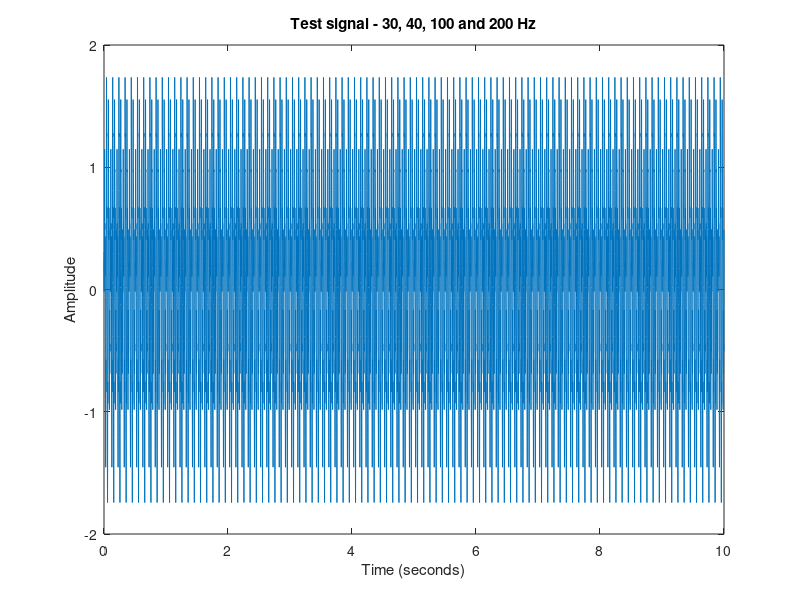
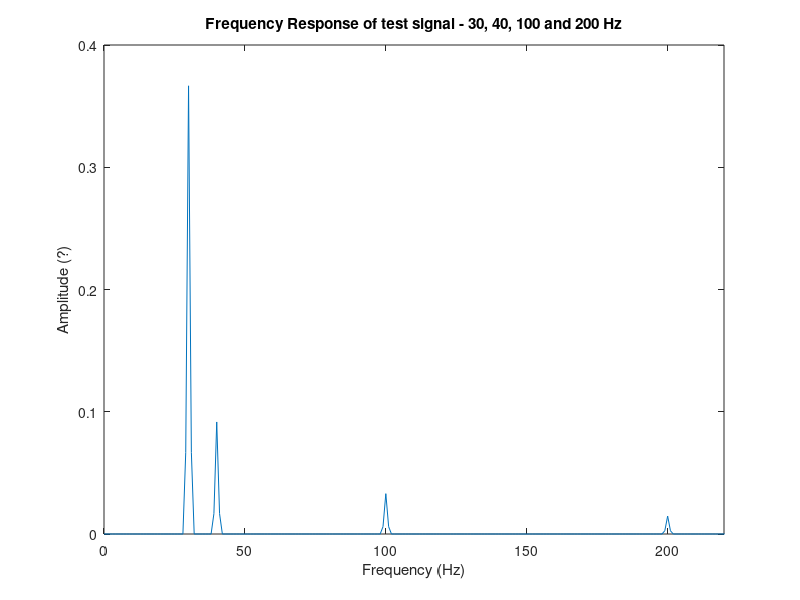

These charts were generated, in order, by the following MATLAB code:


function test_process_w_pwelch()

  % Test of pwelch processing by processing a known (constructed) signal


  %-----------------------------------------------------------------------
  % This part of the script verifies that our fast fourier transformation
  % and calculation of power bands is correct. The strategy is to create
  % a signal from known frequencies (sine waves) and check whether we see
  % these frequencies when calculating power bands.
  %-----------------------------------------------------------------------

  plot_figure_number = 1;

  D = 10.0; %1.2; %signal duration
  S = 1000; % sampling rate, i.e. N points pt sec used to represent sine wave
  F = [30 40 100 200]; % 4 frequencies in Hz
  w = 2*pi*F; % convert frequencies to radians
  P = [0 .5 .25 .3]; % 4 corresponding phases
  A = [1 .5 .3 .2]; % corresponding amplitudes
  T = 1/S; % sampling period, i.e. for this e.g. points at 1 ms intervals
  t = [T:T:D]; % time vector %NB this has been corrected from previous version
  mysig=zeros(1,length(t)); %initialise mysig
  myphi=2*pi*P; % compute phase angle
  nfreqs=length(F); % N frequencies in the complex
  % Add all sine waves together to give composite
  for thisfreq=1:nfreqs
  mysig = mysig+A(thisfreq)*(sin(w(thisfreq)*t + myphi(thisfreq)));
  end

  mysig = mysig';

  figure(plot_figure_number=plot_figure_number+1);
  plot(t,mysig);
  title('Test signal - 30, 40, 100 and 200 Hz');
  xlabel('Time (seconds)');
  ylabel('Amplitude');
  %-----------------------------------------------------------------------


  % Plot test data in Frequency Domain
  N = length(mysig);
  Fs = S; % samplerate
  window_size = Fs; % * 10;
  fq = ([ 0 : N - 1] / N) * Fs; % prepare frequency for plot

  % NIECETOHAVE: maybe wrap pwelch call in separate function to keep arguments in sync

  % pwelch(data1, window=window_size, overlap=0.5, Nfft=window_size, range=Fs);
  [spectra, freq] = pwelch(mysig, window=window_size, overlap=0.5, Nfft=window_size, range=Fs);


  % higher values for window gives higher resolution - still we see peaks at expected frequencies

  figure(plot_figure_number=plot_figure_number+1);
  plot(freq, spectra); 
  title('Frequency Response of test signal - 30, 40, 100 and 200 Hz');
  xlim([0 220]); % higher frequency then e.g. do xlim([0 60])
  % ylim([0 500]); % 
  xlabel('Frequency (Hz)');
  ylabel('Amplitude (?)');


  % keyboard;

  % Get a few power bands. We expect to see a high value at 30, 40 and 100 Hz

  for i = 10:10:220
    alpha_peak = i
    power = trapz(spectra(i-1:alpha_peak+1, :))
  end

% some outputs (hard to get it into asserts (niecetohave) ):

% alpha_peak =  30
% power =  0.25000
% alpha_peak =  40
% power =  0.062500

% alpha_peak =  200
% power =  0.0100000

% octave:7> 0.25/0.0625
% ans =  4
% octave:8> 0.25/0.01
% ans =  25

% difference in input amplitude is squared! 1:0.5 -> 4; 1:0.2 -> 25


end

